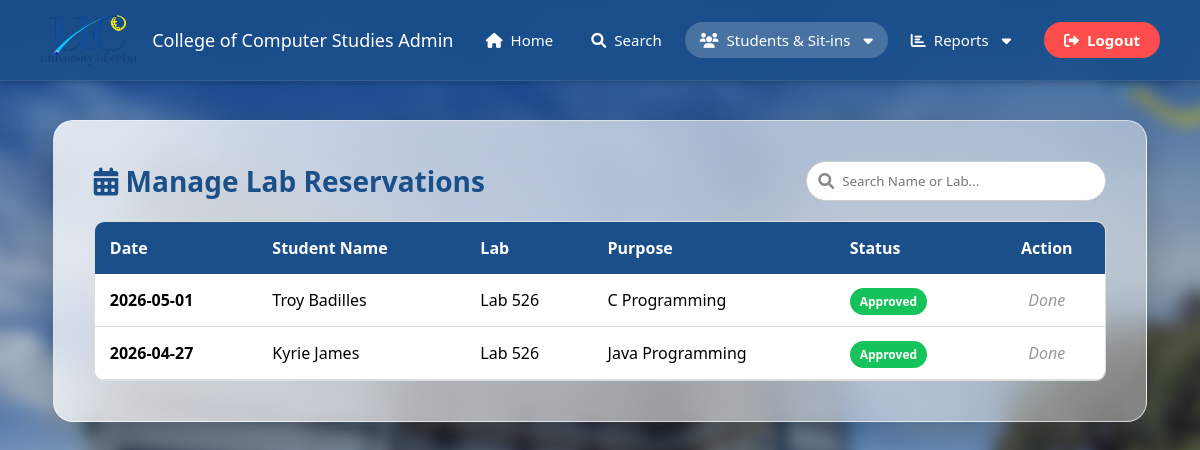
Before: /admin_reservations (signed in) with the older database file.
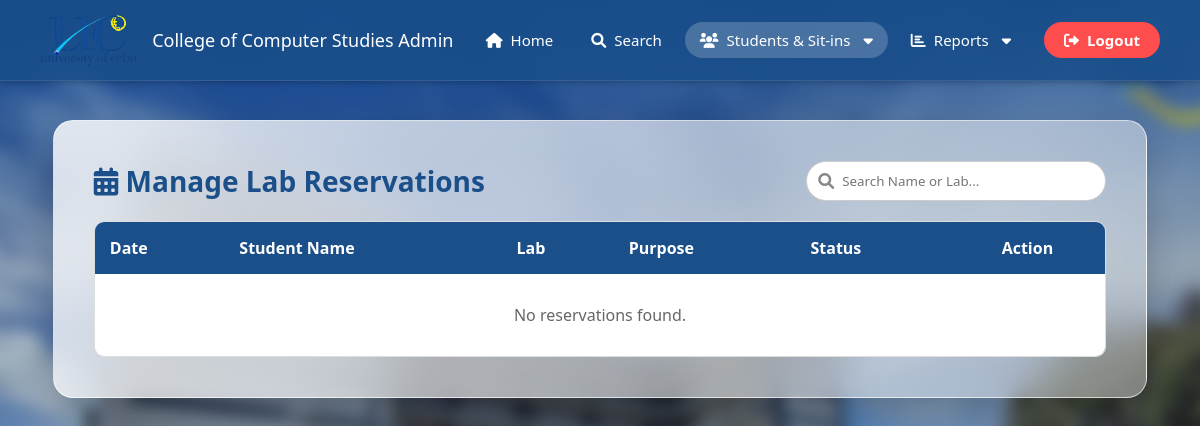
After: the same page with the newer database file.
### tables this page shows
CREATE TABLE reservations (
            id INTEGER PRIMARY KEY AUTOINCREMENT,
            id_number TEXT NOT NULL,
            res_date TEXT NOT NULL,
            res_lab TEXT NOT NULL,
            res_purpose TEXT NOT NULL,
            selected_pc TEXT DEFAULT '',
            res_time TEXT DEFAULT '',
            status TEXT DEFAULT 'Pending'
        );

CREATE TABLE users (
            id INTEGER PRIMARY KEY AUTOINCREMENT,
            id_number TEXT UNIQUE NOT NULL,
            lastname TEXT NOT NULL,
            firstname TEXT NOT NULL,
            middlename TEXT,
            course_level TEXT,
            password TEXT NOT NULL,
            email TEXT,
            course TEXT,
            address TEXT,
            role TEXT DEFAULT 'student',
            remaining_sessions INTEGER DEFAULT 30,
            profile_pic TEXT DEFAULT 'default_profile.png'
        );

### app.py (the view)
@app.route('/admin_reservations')
def admin_reservations():
    if 'user_id' not in session or session.get('role') != 'admin':
        return redirect(url_for('home'))
    conn = get_db_connection()
    cursor = conn.cursor()
    records = cursor.execute('''
        SELECT r.*, u.firstname, u.lastname
        FROM reservations r
        JOIN users u ON r.id_number = u.id_number
        ORDER BY r.id DESC
    ''').fetchall()
    conn.close()
    return render_template('admin_reservations.html', records=records)

### app.py (called while the page is built)
def get_db_connection():
    conn = sqlite3.connect('students.db')
    conn.row_factory = sqlite3.Row
    return conn

### templates/admin_reservations.html (shortened to what this page needs)
<!DOCTYPE html>
<html lang="en">
<head>
    <link rel="stylesheet" href="{{ url_for('static', filename='style.css') }}">
    <link rel="stylesheet" href="{{ url_for('static', filename='admin.css') }}">
    <link rel="stylesheet" href="https://cdnjs.cloudflare.com/ajax/libs/font-awesome/6.0.0/css/all.min.css">
</head>
<body class="admin-page">
    <nav class="navbar">
        <div class="logo">
            <img src="{{ url_for('static', filename='images/uclogonav.png') }}" alt="UC Logo">
            College of Computer Studies Admin
        </div>
        <div class="nav-links">
            <a href="/admin_dashboard"><i class="fas fa-home"></i> Home</a>
            <a href="#" id="searchNavBtn"><i class="fas fa-search"></i> Search</a>
            <div class="dropdown">
                <button class="dropbtn" style="background: rgba(255,255,255,0.2);"><i class="fas fa-users"></i> Students & Sit-ins <i class="fas fa-caret-down" style="margin-left: 5px;"></i></button>
            </div>
            <div class="dropdown">
                <button class="dropbtn"><i class="fas fa-chart-bar"></i> Reports <i class="fas fa-caret-down" style="margin-left: 5px;"></i></button>
            </div>
            <a href="/logout" class="logout-btn"><i class="fas fa-sign-out-alt"></i> Logout</a>
        </div>
    </nav>
    <div class="admin-container">
        <div class="admin-glass-card" style="width: 95%; max-width: 1400px; padding: 40px;">
            <div style="display: flex; justify-content: space-between; align-items: center; margin-bottom: 20px; flex-wrap: wrap; gap: 15px;">
                <h2 style="color: #1b4f8a; margin: 0;"><i class="fas fa-calendar-alt"></i> Manage Lab Reservations</h2>
                <div style="position: relative; width: 300px; max-width: 100%;">
                    <input type="text" id="searchReservation" onkeyup="filterReservations()" placeholder="Search Name or Lab..."
                           style="width: 100%; padding: 10px 15px 10px 35px; border-radius: 20px; border: 1px solid #ccc; outline: none;">
                    <i class="fas fa-search" style="position: absolute; left: 12px; top: 12px; color: #888;"></i>
                </div>
            </div>
            <div class="table-container" style="max-height: 500px; overflow-y: auto; overflow-x: auto; border-radius: 10px; border: 1px solid #ddd;">
                <table style="width: 100%; border-collapse: collapse; text-align: left; background: white;">
                    <thead style="background-color: #1b4f8a; color: white; position: sticky; top: 0; z-index: 1;">
                        <tr>
                            <th style="padding: 15px;">Date</th>
                            <th style="padding: 15px;">Student Name</th>
                            <th style="padding: 15px;">Lab</th>
                            <th style="padding: 15px;">Purpose</th>
                            <th style="padding: 15px;">Status</th>
                            <th style="padding: 15px; text-align: center;">Action</th>
                        </tr>
                    </thead>
                    <tbody>
                        {% for row in records %}
                        <tr style="border-bottom: 1px solid #ddd;">
                            <td style="padding: 15px; font-weight: bold;">{{ row['res_date'] }}</td>
                            <td style="padding: 15px;">{{ row['firstname'] }} {{ row['lastname'] }}</td>
                            <td style="padding: 15px;">{{ row['res_lab'] }}</td>
                            <td style="padding: 15px;">{{ row['res_purpose'] }}</td>
                            <td style="padding: 15px;">
                                {% if row['status'] == 'Pending' %}
                                    <span style="background: #ff9800; color: white; padding: 5px 10px; border-radius: 15px; font-size: 12px; font-weight: bold;">Pending</span>
                                {% elif row['status'] == 'Approved' %}
                                    <span style="background: #15c35a; color: white; padding: 5px 10px; border-radius: 15px; font-size: 12px; font-weight: bold;">Approved</span>
                                {% else %}
                                    <span style="background: #ff4c4c; color: white; padding: 5px 10px; border-radius: 15px; font-size: 12px; font-weight: bold;">Declined</span>
                                {% endif %}
                            </td>
                            <td style="padding: 15px; text-align: center;">
                                {% if row['status'] == 'Pending' %}
                                    <form action="/process_reservation/{{ row['id'] }}/approve" method="POST" style="display: inline;">
                                        <button type="submit"
                                                style="background: #15c35a; color: white; padding: 8px 12px; border-radius: 5px; border: none; cursor: pointer; margin-right: 5px;"
                                                title="Approve">
                                            <i class="fas fa-check"></i>
                                        </button>
                                    </form>
                                    <form action="/process_reservation/{{ row['id'] }}/decline" method="POST" style="display: inline;"
                                          onsubmit="return confirm('Decline this reservation?');">
                                        <button type="submit"
                                                style="background: #ff4c4c; color: white; padding: 8px 12px; border-radius: 5px; border: none; cursor: pointer;"
                                                title="Decline">
                                            <i class="fas fa-times"></i>
                                        </button>
                                    </form>
                                {% else %}
                                    <span style="color: #999; font-style: italic;">Done</span>
                                {% endif %}
                            </td>
                        </tr>
                        {% else %}
                        <tr>
                            <td colspan="6" style="padding: 30px; text-align: center; color: #666;">No reservations found.</td>
                        </tr>
                        {% endfor %}
                    </tbody>
                </table>
            </div>
        </div>
    </div>
</body>
</html>

### static/style.css (style rules this page uses)
* { box-sizing: border-box; margin: 0; padding: 0; font-family: 'Segoe UI', Tahoma, Geneva, Verdana, sans-serif; }
body { background-color: #EBEBEB; }
h2 { text-align: center; color: #333; margin-top: 10px; margin-bottom: 30px; font-size: 28px; font-weight: bold; }
a { text-decoration: none; transition: opacity 0.3s; }
.navbar { background-color: rgba(21, 76, 121, 0.95); padding: 15px 30px; display: flex; justify-content: space-between; align-items: center; color: white; box-shadow: 0 2px 5px rgba(0,0,0,0.2); position: fixed; top: 0; left: 0; width: 100% !important; z-index: 9999; }
body { padding-top: 80px; }
.logo { font-size: 18px; font-weight: 500; display: flex; align-items: center; gap: 15px; white-space: nowrap; }
.logo img { height: 50px; width: auto; }

### static/admin.css (style rules this page uses)
body.admin-page { margin: 0; display: flex; flex-direction: column; position: relative; font-family: sans-serif; }
body.admin-page::before { content: ""; position: fixed; top: -20px; left: -20px; right: -20px; bottom: -20px; background-image: url('/static/images/ucbackground.jpg'); background-size: cover; background-position: center; background-repeat: no-repeat; filter: blur(8px) brightness(0.8); z-index: -1; }
.admin-container { flex: 1; display: flex; justify-content: center; align-items: flex-start; z-index: 1; padding: 40px 24px 50px; min-height: calc(100vh - 54px); box-sizing: border-box; }
.admin-glass-card { background: linear-gradient(135deg, rgba(255, 255, 255, 0.82), rgba(255, 255, 255, 0.35)); backdrop-filter: blur(20px); padding: 40px; width: 100%; max-width: 1100px; border-radius: 20px; box-shadow: 0 15px 35px rgba(0, 0, 0, 0.2); border: 1px solid rgba(255, 255, 255, 0.6); position: relative; text-align: center; }
.navbar { position: fixed; top: 0; left: 0; width: 100%; box-sizing: border-box; z-index: 9999; background: rgba(27, 79, 138, 0.85); backdrop-filter: blur(15px); border-bottom: 1px solid rgba(255, 255, 255, 0.1); display: flex; justify-content: space-between; align-items: center; padding: 15px 40px; }
.nav-links { display: flex; align-items: center; gap: 8px; }
.nav-links a, .dropbtn { color: #ffffff; text-decoration: none; font-size: 15px; font-weight: 500; padding: 8px 15px; border-radius: 20px; transition: all 0.3s ease; display: flex; align-items: center; gap: 8px; background: transparent; border: none; cursor: pointer; font-family: inherit; }
.dropdown { position: relative; display: inline-block; }
.nav-links .logout-btn { background-color: #ff4c4c; color: white; font-weight: bold; padding: 8px 20px; margin-left: 10px; }

Changed rows visible on the page:
removed reservations: res_date "2026-05-01", firstname "Troy", lastname "Badilles", res_lab "Lab 526", res_purpose "C Programming", status "Approved"
removed reservations: res_date "2026-04-27", firstname "Kyrie", lastname "James", res_lab "Lab 526", res_purpose "Java Programming", status "Approved"
Other visible differences:
text now shown: "No reservations found."
